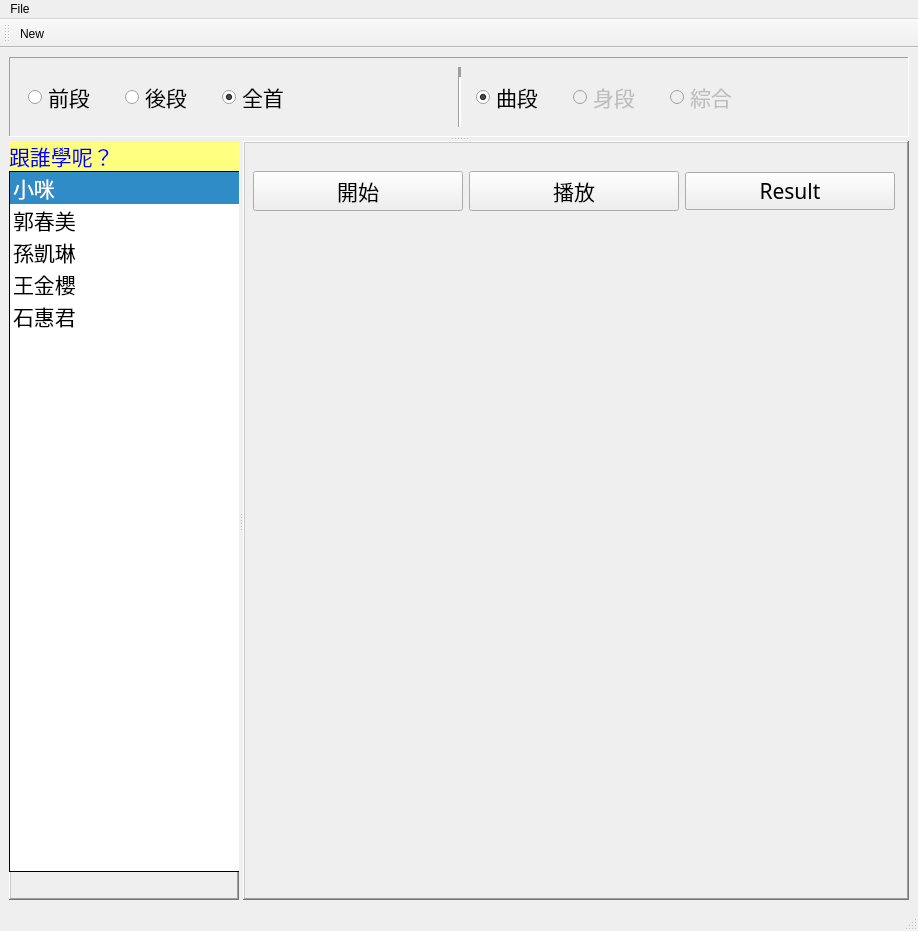
<?xml version="1.0" encoding="UTF-8"?>
<ui version="4.0">
 <class>MainWindow</class>
 <widget class="QMainWindow" name="MainWindow">
  <property name="geometry">
   <rect>
    <x>0</x>
    <y>0</y>
    <width>918</width>
    <height>931</height>
   </rect>
  </property>
  <property name="windowTitle">
   <string>Tutor Console</string>
  </property>
  <widget class="QWidget" name="centralwidget">
   <layout class="QVBoxLayout" name="verticalLayout">
    <item>
     <widget class="QSplitter" name="splitter_2">
      <property name="orientation">
       <enum>Qt::Vertical</enum>
      </property>
      <widget class="QFrame" name="frame">
       <property name="sizePolicy">
        <sizepolicy hsizetype="Preferred" vsizetype="Preferred">
         <horstretch>0</horstretch>
         <verstretch>0</verstretch>
        </sizepolicy>
       </property>
       <property name="minimumSize">
        <size>
         <width>0</width>
         <height>50</height>
        </size>
       </property>
       <property name="maximumSize">
        <size>
         <width>16777215</width>
         <height>80</height>
        </size>
       </property>
       <property name="font">
        <font>
         <family>Adobe Devanagari</family>
         <pointsize>16</pointsize>
        </font>
       </property>
       <property name="frameShape">
        <enum>QFrame::Panel</enum>
       </property>
       <property name="frameShadow">
        <enum>QFrame::Sunken</enum>
       </property>
       <layout class="QHBoxLayout" name="horizontalLayout_4">
        <item>
         <widget class="QWidget" name="widget" native="true">
          <layout class="QHBoxLayout" name="horizontalLayout_5">
           <item>
            <layout class="QHBoxLayout" name="horizontalLayout_2">
             <property name="spacing">
              <number>30</number>
             </property>
             <item>
              <widget class="QRadioButton" name="radSegFrom">
               <property name="text">
                <string>前段</string>
               </property>
               <property name="checked">
                <bool>false</bool>
               </property>
              </widget>
             </item>
             <item>
              <widget class="QRadioButton" name="radSegBack">
               <property name="text">
                <string>後段</string>
               </property>
              </widget>
             </item>
             <item>
              <widget class="QRadioButton" name="radSegWhole">
               <property name="text">
                <string>全首</string>
               </property>
               <property name="checked">
                <bool>true</bool>
               </property>
              </widget>
             </item>
            </layout>
           </item>
           <item>
            <spacer name="horizontalSpacer">
             <property name="orientation">
              <enum>Qt::Horizontal</enum>
             </property>
             <property name="sizeHint" stdset="0">
              <size>
               <width>40</width>
               <height>20</height>
              </size>
             </property>
            </spacer>
           </item>
          </layout>
         </widget>
        </item>
        <item>
         <widget class="Line" name="line">
          <property name="lineWidth">
           <number>10</number>
          </property>
          <property name="orientation">
           <enum>Qt::Vertical</enum>
          </property>
         </widget>
        </item>
        <item>
         <widget class="QWidget" name="widget_2" native="true">
          <layout class="QHBoxLayout" name="horizontalLayout_6">
           <item>
            <layout class="QHBoxLayout" name="horizontalLayout">
             <property name="spacing">
              <number>30</number>
             </property>
             <property name="sizeConstraint">
              <enum>QLayout::SetDefaultConstraint</enum>
             </property>
             <item>
              <widget class="QRadioButton" name="radSong">
               <property name="text">
                <string>曲段</string>
               </property>
               <property name="checked">
                <bool>true</bool>
               </property>
              </widget>
             </item>
             <item>
              <widget class="QRadioButton" name="radBody">
               <property name="enabled">
                <bool>false</bool>
               </property>
               <property name="whatsThis">
                <string>1</string>
               </property>
               <property name="text">
                <string>身段</string>
               </property>
              </widget>
             </item>
             <item>
              <widget class="QRadioButton" name="radComposite">
               <property name="enabled">
                <bool>false</bool>
               </property>
               <property name="text">
                <string>綜合</string>
               </property>
              </widget>
             </item>
            </layout>
           </item>
           <item>
            <spacer name="horizontalSpacer_2">
             <property name="orientation">
              <enum>Qt::Horizontal</enum>
             </property>
             <property name="sizeHint" stdset="0">
              <size>
               <width>40</width>
               <height>20</height>
              </size>
             </property>
            </spacer>
           </item>
          </layout>
         </widget>
        </item>
       </layout>
      </widget>
      <widget class="QSplitter" name="splitter">
       <property name="sizePolicy">
        <sizepolicy hsizetype="Expanding" vsizetype="Expanding">
         <horstretch>0</horstretch>
         <verstretch>0</verstretch>
        </sizepolicy>
       </property>
       <property name="orientation">
        <enum>Qt::Horizontal</enum>
       </property>
       <widget class="QFrame" name="frame_1">
        <property name="maximumSize">
         <size>
          <width>230</width>
          <height>16777215</height>
         </size>
        </property>
        <property name="frameShape">
         <enum>QFrame::WinPanel</enum>
        </property>
        <property name="frameShadow">
         <enum>QFrame::Raised</enum>
        </property>
        <widget class="QWidget" name="layoutWidget">
         <property name="geometry">
          <rect>
           <x>0</x>
           <y>0</y>
           <width>231</width>
           <height>731</height>
          </rect>
         </property>
         <layout class="QVBoxLayout" name="verticalLayout_3">
          <property name="spacing">
           <number>0</number>
          </property>
          <item>
           <widget class="QLabel" name="label">
            <property name="sizePolicy">
             <sizepolicy hsizetype="Preferred" vsizetype="Preferred">
              <horstretch>0</horstretch>
              <verstretch>0</verstretch>
             </sizepolicy>
            </property>
            <property name="maximumSize">
             <size>
              <width>16777215</width>
              <height>30</height>
             </size>
            </property>
            <property name="font">
             <font>
              <family>新細明體</family>
              <pointsize>16</pointsize>
             </font>
            </property>
            <property name="styleSheet">
             <string notr="true">background-color: rgb(255, 255, 127);
color: rgb(0, 0, 255);</string>
            </property>
            <property name="frameShadow">
             <enum>QFrame::Plain</enum>
            </property>
            <property name="text">
             <string>跟誰學呢？</string>
            </property>
           </widget>
          </item>
          <item>
           <widget class="QListWidget" name="lstTutor">
            <property name="sizePolicy">
             <sizepolicy hsizetype="Preferred" vsizetype="Expanding">
              <horstretch>0</horstretch>
              <verstretch>0</verstretch>
             </sizepolicy>
            </property>
            <property name="maximumSize">
             <size>
              <width>16777215</width>
              <height>16777215</height>
             </size>
            </property>
            <property name="font">
             <font>
              <family>標楷體</family>
              <pointsize>16</pointsize>
             </font>
            </property>
            <property name="frameShape">
             <enum>QFrame::Panel</enum>
            </property>
            <property name="frameShadow">
             <enum>QFrame::Plain</enum>
            </property>
            <property name="editTriggers">
             <set>QAbstractItemView::DoubleClicked|QAbstractItemView::EditKeyPressed</set>
            </property>
            <property name="spacing">
             <number>5</number>
            </property>
            <property name="currentRow">
             <number>0</number>
            </property>
            <item>
             <property name="text">
              <string>小咪</string>
             </property>
             <property name="textAlignment">
              <set>AlignLeading|AlignVCenter</set>
             </property>
            </item>
            <item>
             <property name="text">
              <string>郭春美</string>
             </property>
             <property name="textAlignment">
              <set>AlignLeading|AlignVCenter</set>
             </property>
            </item>
            <item>
             <property name="text">
              <string>孫凱琳</string>
             </property>
             <property name="textAlignment">
              <set>AlignLeading|AlignVCenter</set>
             </property>
            </item>
            <item>
             <property name="text">
              <string>王金櫻</string>
             </property>
             <property name="textAlignment">
              <set>AlignLeading|AlignVCenter</set>
             </property>
            </item>
            <item>
             <property name="text">
              <string>石惠君</string>
             </property>
             <property name="textAlignment">
              <set>AlignLeading|AlignVCenter</set>
             </property>
            </item>
           </widget>
          </item>
         </layout>
        </widget>
       </widget>
       <widget class="QFrame" name="frame_2">
        <property name="font">
         <font>
          <family>Adobe Devanagari</family>
          <pointsize>16</pointsize>
         </font>
        </property>
        <property name="frameShape">
         <enum>QFrame::WinPanel</enum>
        </property>
        <property name="frameShadow">
         <enum>QFrame::Raised</enum>
        </property>
        <widget class="QWidget" name="layoutWidget">
         <property name="geometry">
          <rect>
           <x>10</x>
           <y>30</y>
           <width>642</width>
           <height>697</height>
          </rect>
         </property>
         <layout class="QVBoxLayout" name="verticalLayout_2">
          <item>
           <layout class="QHBoxLayout" name="horizontalLayout_3">
            <item>
             <widget class="QPushButton" name="btnStart">
              <property name="text">
               <string>開始</string>
              </property>
             </widget>
            </item>
            <item>
             <widget class="QPushButton" name="btnPlay">
              <property name="text">
               <string>播放</string>
              </property>
             </widget>
            </item>
            <item>
             <widget class="QPushButton" name="btnResult">
              <property name="text">
               <string>Result</string>
              </property>
             </widget>
            </item>
           </layout>
          </item>
          <item>
           <widget class="QLabel" name="lblTutorPicture">
            <property name="text">
             <string/>
            </property>
            <property name="pixmap">
             <pixmap>images/A05.png</pixmap>
            </property>
           </widget>
          </item>
         </layout>
        </widget>
       </widget>
      </widget>
     </widget>
    </item>
   </layout>
  </widget>
  <widget class="QMenuBar" name="menubar">
   <property name="geometry">
    <rect>
     <x>0</x>
     <y>0</y>
     <width>918</width>
     <height>25</height>
    </rect>
   </property>
   <widget class="QMenu" name="menuNew">
    <property name="title">
     <string>File</string>
    </property>
    <addaction name="actionNew"/>
   </widget>
   <addaction name="menuNew"/>
  </widget>
  <widget class="QStatusBar" name="statusbar">
   <property name="enabled">
    <bool>true</bool>
   </property>
  </widget>
  <widget class="QToolBar" name="toolBar">
   <property name="windowTitle">
    <string>toolBar</string>
   </property>
   <attribute name="toolBarArea">
    <enum>TopToolBarArea</enum>
   </attribute>
   <attribute name="toolBarBreak">
    <bool>false</bool>
   </attribute>
   <addaction name="actionNew"/>
  </widget>
  <action name="actionNew">
   <property name="icon">
    <iconset>
     <normaloff>C:/Users/user/.designer/backup/images/icons/ear--plus.png</normaloff>C:/Users/user/.designer/backup/images/icons/ear--plus.png</iconset>
   </property>
   <property name="text">
    <string>New</string>
   </property>
  </action>
 </widget>
 <resources/>
 <connections/>
</ui>
